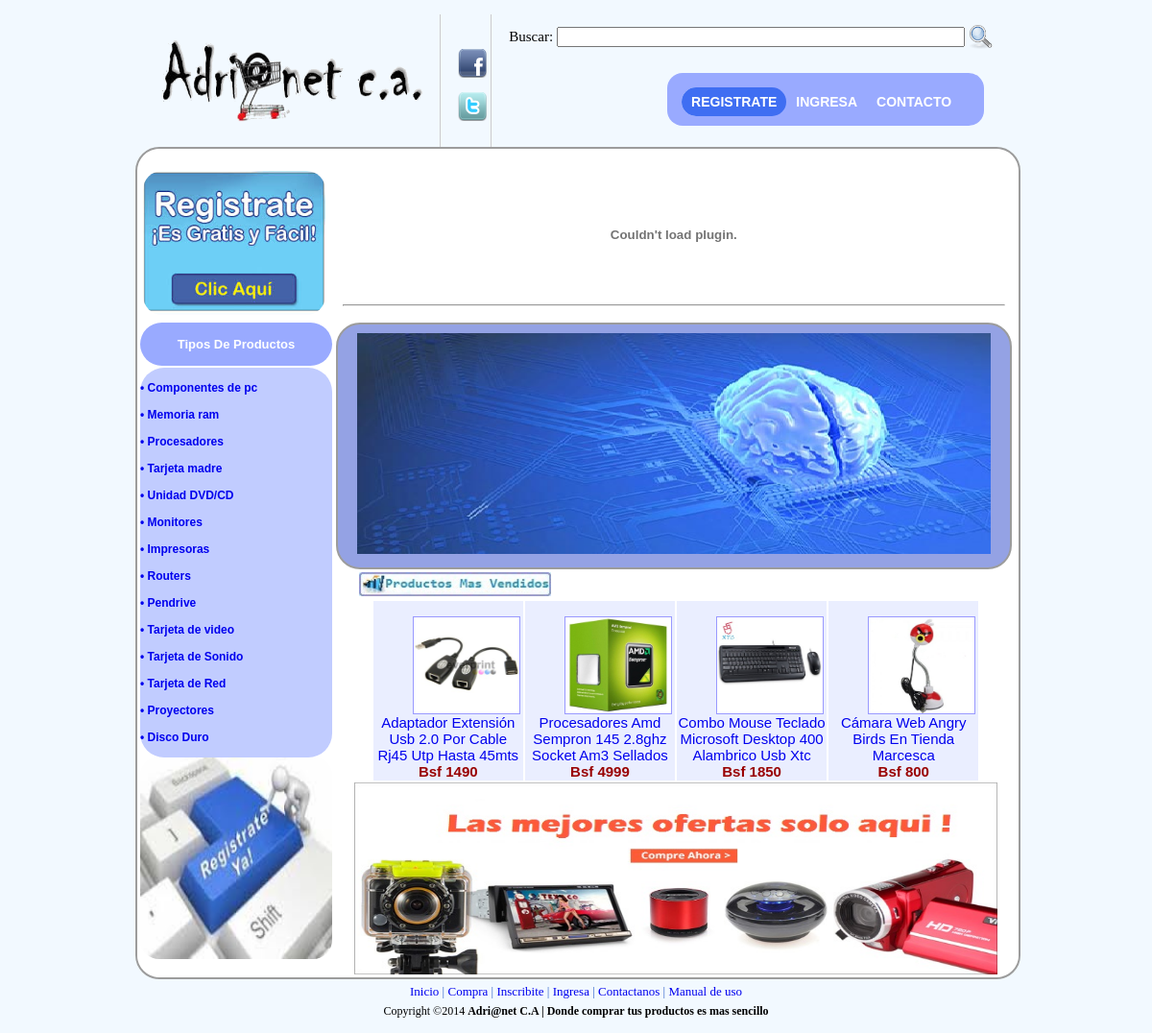
/web2final/index.php, run on the app's committed database.
### tables this page shows
CREATE TABLE IF NOT EXISTS `producto` (
  `id_pieza` varchar(10) NOT NULL,
  `dec_pro` text NOT NULL,
  `cant_pro` varchar(10) NOT NULL,
  `precio_pro` float NOT NULL,
  `nom_pro` varchar(255) NOT NULL,
  `foto` varchar(255) NOT NULL,
  `id_marca` varchar(20) NOT NULL,
  `id_cate` varchar(20) NOT NULL
);

### web2final/paginator.inc/paginator.inc.php (called while the page is built, shortened)
<?php
if (empty($_GET['_pagi_pg'])){
$_pagi_actual = 1;
}else{
$_pagi_actual = $_GET['_pagi_pg'];
}
$_pagi_inicial = ($_pagi_actual-1) * $_pagi_cuantos;
$_pagi_sqlLim = $_pagi_sql." LIMIT $_pagi_inicial,$_pagi_cuantos";
$_pagi_result = mysql_query($_pagi_sqlLim);
?>

### web2final/index.php (the view, shortened to what this page needs)
<?php
if(isset($_SESSION['autenticado'])!="SI")
{
?>
<!DOCTYPE html PUBLIC "-//W3C//DTD XHTML 1.0 Transitional//EN" "http://www.w3.org/TR/xhtml1/DTD/xhtml1-transitional.dtd">
<html>
<head><meta http-equiv="Content-Type" content="text/html; charset=windows-1252">
<link rel="stylesheet" href="css/principal.css"  type="text/css" media="screen">
<link rel="stylesheet" href="css/lavalamp.css" type="text/css" media="screen">
<link type="text/css" rel="stylesheet" href="css/sliderman.css"  />
<link rel="stylesheet" href='css/hoverbox.css' type="text/css" media="screen" />
</head>
<body  marginwidth="10" marginheight="10" bgcolor="#f5f6f7" topmargin="5" leftmargin="5" >
<table width="900" cellspacing="0" cellpadding="10" border="0" align="center">
<tbody>
<tr>
<td>
<table width="100%" cellspacing="0" cellpadding="0" border="0">
<tbody>
<tr valign="bottom">
<td valign="middle" style="padding-bottom: 10px;">
<a href="." >
<img alt="banner" width="300" border="0" height="95"  src="imagenes/logo.png" />
</a>
</td>
<td width="100%" valign="bottom" style="padding-left: 15px;">
<table width="100%" cellspacing="0" cellpadding="0" border="0">
<tbody>
<tr height="">
<td class="mainmenu" width="14%" valign="middle" nowrap="" align="center" style="border-left: 1px solid #cccccc; padding-left: 15px; padding-top: 8px;">
<p>
<a href="http://www.facebook.com" target="_blank">
<img  alt="fb" width="30" border="0" height="30"  src="imagenes/facebook.png" />
</a>
</p>
<p>
<a href="http://www.twitter.com" target="_blank">
<img  alt="tw" width="30" border="0" height="30"  src="imagenes/twitter.png" />
</a>
</p>
</td>
<td class="mainmenu" width="50%" valign="middle" nowrap="" align="center" style="border-left: 1px solid #cccccc; padding-left: 15px; padding-top: 8px;">
<div id="banner_top" align="right" style="padding: 0px;">
<FORM METHOD=POST ACTION="buscador/buscador.php"  name="buscar">
<table border="0" width="100%">
<tr>
<td>
Buscar:
</td>
<td  width="100%" nowrap="" align="right" style="border-right: 0px;" >
<INPUT TYPE="text" NAME="cadena" required="required" size="50">
</td>
<td>
<input type="image" src="imagenes/lupa.png" width="25" height="25"  alt="Demo2 first" >
</td>
</tr>
</table>
</FORM>
</div>
<div a class="toplink" align="right" style="padding: 12px;">
<ul class="lavaLampWithImage" id="1">
    <li class="current"><a href="registro/registro_usuario.php">Registrate</a></li>
    <li><a href="inicio_session/inicio_form.php">Ingresa</a></li>
    <li><a href="contacto/contacto.php">Contacto</a></li>
</ul>
</div>
</td>
<td class="smallfont" width="1%" nowrap="" style="padding-right: 10px;">
</td>
<td width="12%"></td>
</tr>
</tbody>
</table>
       </td>
        </tr>
    </tbody>
</table>
<div id="fondoprincipal">
<table width="100%" cellspacing="0" cellpadding="0" border="0" bgcolor="#ffffff" style="border-radius: 25px; -moz-border-radius: 25px;
-webkit-border-radius: 25px;">
<tbody>
<tr>
<td  width="100%">
<table width="100%" cellspacing="0" cellpadding="0" border="0">
<tbody>
<tr valign="top">
<td width="100%">
<table width="100%" border="0">
<tbody>
<tr>
<td width="100" valign="middle" align="right">
<br />
<div align="center"  >
<a href="registro/registro_usuario.php">
<embed src="imagenes/descarga.jpg" quality="high" WIDTH="190" style="border-radius: 20px;"  HEIGHT="150"></embed>
</a>
</div>
</td>
<td width="600" valign="middle" align="center">
    <a href="http://www.facebook.com">
        <div align="center" style="padding-top: 3px; padding-bottom: 3px;">
            <table cellspacing="0" cellpadding="1">
                <tbody>
                    <tr>
                        <td align="center">
                            <a target="_blank" href="registro/registro_usuario.php">
							<div id="banner2">
<br />
                                <embed src="imagenes/mientras.swf" quality="high" WIDTH="690" HEIGHT="130"><hr align='right'> </embed>
								</div>                            </a>
                        </td>
                    </tr>
                </tbody>
            </table>
        </div>
    </a>
</td>
</tr>
</tbody>
</table>
    </tbody>
</table>
<table width="100%" border="0">
<tbody>
<tr>
    <td width="22%" valign="top" align="center">
            <table width="100%" border="0" cellspacing="0" cellpadding="0">
                <tbody>
				<tr>
				<td align="center" >
				<div id="tipoprodutostop">
				<br />
				<span class="Estilo2">Tipos De Productos</span>				<br />
				<br />
				</div>
				</td>
								</tr>
								<tr>
    <td valign="middle" align="center" colspan="2" height="2"></td>
</tr>
								<tr>
<td>
<div id="tipoprodutos">
<?php
			     $a='1';
                 $b='12';
                 $c='2';
                $z='11';
                 $e='3';
               $f='14';
				$g='5';
				$j='6';
				$l='7';
				$m='8';
				$n='9';
				$p='10';
				$x='14';
			$ñ='13';
?>
<br  />
<a href="principal/principal2.php?id=<?php echo $a ;?>" >• Componentes de pc  </a> <br  /><br  />
<a href="principal/principal2.php?id=<?php echo $c ;?>" >• Memoria ram  </a> <br  /><br  />
<a href="principal/principal2.php?id=<?php echo $e ;?>" >• Procesadores  </a> <br  /><br  />
<a href="principal/principal2.php?id=<?php echo $f ;?>" >• Tarjeta madre  </a> <br  /><br  />
<a href="principal/principal2.php?id=<?php echo $g ;?>" >• Unidad DVD/CD  </a> <br  /><br  />
<a href="principal/principal2.php?id=<?php echo $j ;?>" >• Monitores  </a> <br  /><br  />
<a href="principal/principal2.php?id=<?php echo $l ;?>" >• Impresoras  </a> <br  /><br  />
<a href="principal/principal2.php?id=<?php echo $m ;?>" >• Routers  </a> <br  /><br  />
<a href="principal/principal2.php?id=<?php echo $n ;?>" >• Pendrive  </a> <br  /><br  />
<a href="principal/principal2.php?id=<?php echo $p ;?>" >• Tarjeta de video  </a> <br  /><br  />
<a href="principal/principal2.php?id=<?php echo $ñ ;?>" >• Tarjeta de Sonido  </a> <br  /><br  />
<a href="principal/principal2.php?id=<?php echo $x ;?>" >• Tarjeta de Red  </a> <br  /><br  />
<a href="principal/principal2.php?id=<?php echo $z ;?>" >• Proyectores  </a> <br  /><br  />
<a href="principal/principal2.php?id=<?php echo $b ;?>" >• Disco Duro </a> <br  /><br  />
</div>
</td>
</tr>
<tr>
<td>
<div id="imagen2">
<a href="registro/registro_usuario.php">
<img id="imagen4" src="imagenes/images.jpg" quality="high" height="210" style="border-radius: 20px;" width="200"></a></div>
</td>
</tr>
								    </tbody>
</table>
</td>
<td width="78%" valign="top">
<table width="100%" border="0" cellspacing="0" cellpadding="0">
    <tbody>
        <tr>
<td>
<div id="wrapper">
		<div id="examples_outer">
			<div id="slider_container_2">
				<div id="SliderName_2" class="SliderName_2">
				</div>
				<div id="SliderNameNavigation_2"></div>
			</div>
		</div>
</div>
<br />
</td>
</tr>
<tr>
<td><table>
<tbody>
<tr>
<td width="8%">
</td><td>
				<div id="imagen">
<embed src="imagenes/ingresa2.jpg" quality="high" WIDTH="200" HEIGHT="25"></embed>
</div>
</td>
<td width="8%">
</td>
</tr>
</tbody>
</table>
<table  >
<tr>
<td width="5%">
</td>
<?php
    $_pagi_sql = "select * from producto order by cant_pro desc";
    $_pagi_cuantos = 4;
            include("paginator.inc/paginator.inc.php");
    while ($registro = mysql_fetch_array($_pagi_result)){
    $precio_pro=$registro['precio_pro'];
		    $foto=$registro['foto'];
			$nom_pro=$registro['nom_pro'];
?>
      <td width='160' height="130" bgcolor="#EAEEFF" align="center">
	  <ul class="hoverbox">
	  <li>
	  <a href="#"><img src="<?php echo $foto; ?>" width="110" height="100" alt="description"/> <img src="<?php echo $foto; ?>" width="110" height="100"alt="description" class="preview"/></a>
	  </li>
	  </ul>
	 <div class="Rstilo3" > <a href="detalles_product/detalles_produc_naveg.php?id=<?php echo $registro['id_pieza']?>"> <?php echo $nom_pro; ?></a> </div>
	  <div class="Estilo1">  Bsf <?php echo $precio_pro; ?> </div>
      </td>
<?php
}
echo "
<td width=5% >
</td>
</tr>
   </table>
</div>
</div>
";
?>
</td>
</tr>
<tr>
<td>
<div id="imagen2">
<a href="inicio_session/inicio_form.php">
<img id="imagen4" src="imagenes/producto2.jpg" quality="high" height="200" width="670"></a></div>
</td>
</tr>
</tbody>
</table>
<div id="piepagina" align="center" style="padding: 5px;">
    <a href=".">Inicio</a>
    								|
    <a href="inicio_session/inicio_form.php">Compra</a>
    								|
    <a href="registro/registro_usuario.php">Inscribite</a>
    				|
    <a href="inicio_session/inicio_form.php">Ingresa</a>
    				|
    <a href="contacto/contacto.php">Contactanos</a>
|
    <a href="pdf/MANUAL DE USUARIO.pdf">Manual de uso</a>
</div>
<div id="piepagina2" align="center">
     Copyright ©2014
    <b>
                 Adri@net C.A | Donde comprar tus productos es mas sencillo
    </b>
</div>
</body>
</html>
<?php
}
elseif(isset($_SESSION['perfil']) && $_SESSION['perfil']!="usuario"){
header("location:administrador/micuenta_admi.php");
}
else
{
header("location:usuario/index_usuario.php");
}
?>

### web2final/css/principal.css (style rules this page uses)
body { background:#F2F9FF; font-size: 15px; color: #000000; text-decoration: none; }
#fondoprincipal { position:inherit; background-color: white; width: 100%; border-radius: 25px; -moz-border-radius: 25px; -webkit-border-radius: 25px; border: 2px double #9C9C9C; font-family:Verdana, Arial, Helvetica, sans-serif; text-align:center; }
#banner2 { position:inherit; width: 100%; border-radius: 25px; -moz-border-radius: 25px; -webkit-border-radius: 25px; -moz-border-radius-bottomleft:0px; -webkit-border-bottom-left-radius:0px; border-bottom-left-radius:0px; -moz-border-radius-bottomright:0px; -webkit-border-bottom-right-radius:0px; border-bottom-right-radius:0px; }
#tipoprodutos { background-color:#C1CCFF; font-weight:bold; font-size:12px; border-radius: 25px; -moz-border-radius: 25px; -webkit-border-radius: 25px; font-family:Geneva, Arial, Helvetica; text-align:left; }
#tipoprodutostop { background-color:#99AAFF; font-weight:bold; font-size:13px; border-radius: 25px; -moz-border-radius: 25px; -webkit-border-radius: 25px; font-family:Geneva, Arial, Helvetica, sans-serif; text-align:center; }
#piepagina { font-size: 13px; color: #36C; text-decoration: none; }
#piepagina2 { font-size: 12px; color: #000; }
#imagen { font-weight:bold; background-color:#FFFFFF; font-family:Verdana, Arial, Helvetica, sans-serif; text-align:left; }
#imagen2 { position:relative; }

### web2final/css/lavalamp.css (style rules this page uses)
.lavaLampWithImage { position: relative; height: 25px; width: 300px; background: url("../imagenes/bg1.png") no-repeat top; padding: 15px; margin: 10px 0; overflow: hidden; border-radius: 16px; -moz-border-radius: 16px; -webkit-border-radius: 16px; }
.lavaLampWithImage li { float: left; list-style: none; }
.lavaLampWithImage li a { font: bold 14px arial; text-decoration: none; color: #fff; outline: none; text-align: center; top: 7px; text-transform: uppercase; letter-spacing: 0; z-index: 10; display: block; float: left; height: 30px; position: relative; overflow: hidden; margin: auto 10px; }

### web2final/css/sliderman.css (style rules this page uses)
#slider_container_2 { float: left; position:inherit; background:#94A2E4; width: 700px; height:253px; border-radius: 25px; -moz-border-radius: 25px; -webkit-border-radius: 25px; border: 2px double #9C9C9C; }
.SliderName_2 { float: left; position:inherit; width: 660px; height:230px; overflow: hidden; margin-left: 20px; margin-top: 9px; }
#SliderNameNavigation_2 { margin: 0; padding: 10px 0 0 0; height: 16px; text-align: center; overflow-y: hidden; margin-top:200px; }

### web2final/css/hoverbox.css (style rules this page uses)
a { text-decoration: none; }
.hoverbox { cursor: default; list-style: none; }
.hoverbox a { cursor: default; }
.hoverbox img { border-color:#9999FF; border-style: solid; border-width: 1px; }
.hoverbox li { background: #eee; color: inherit; display: inline; float: left; position: relative; }

### web2final/index.php (style rules this page uses)
.Estilo2 { color: #FFFFFF }

### data on the page
producto: foto (picture), nom_pro "Adaptador Extensión Usb 2.0 Por Cable Rj45 Utp Hasta 45mts", precio_pro "1490"
producto: foto (picture), nom_pro "Procesadores Amd Sempron 145 2.8ghz Socket Am3 Sellados", precio_pro "4999"
producto: foto (picture), nom_pro "Combo Mouse Teclado Microsoft Desktop 400 Alambrico Usb Xtc", precio_pro "1850"
producto: foto (picture), nom_pro "Cámara Web Angry Birds En Tienda Marcesca", precio_pro "800"
